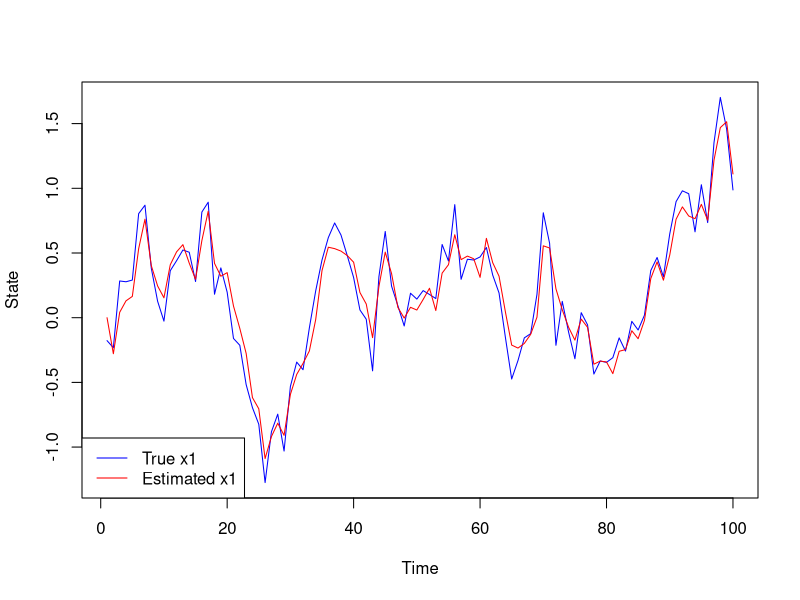

Generate this figure with R:
set.seed(123) # For reproducibility
T <- 100 # Number of time steps
phi <- 0.9 # AR coefficient for x1

# Correctly generate AR(1) process for x1 using base R filter function
x1 <- stats::filter(rnorm(T, sd = sqrt(0.1)), phi, method = "recursive") 

alpha <- cumsum(rnorm(T, sd = sqrt(0.02))) # Random walk for alpha
# Ensure x2 is calculated correctly by adjusting dimensions
x2 <- 0.1 + alpha[-T] * x1[-length(x1)] + rnorm(T-1, sd = sqrt(0.1)) 
x2 <- c(0, x2) # Prepend initial value to align dimensions if necessary

# Construct observations with noise for both x1 and x2
y <- rbind(x1 + rnorm(T, sd = 0.1), x2 + rnorm(T, sd = 0.1))

# Placeholder for EKF implementation - the rest of the implementation would follow as before

# Note: Ensure the rest of your EKF implementation and data handling logic accounts for the corrected x1 and x2 dimensions


# Initialize
xhat <- matrix(0, nrow = 3, ncol = T) # State estimates
P <- array(0, dim = c(3, 3, T)) # Covariance estimates
P[,,1] <- diag(3) # Initial covariance estimate
Q <- diag(c(0.1, 0.1, 0.02)) # Process noise covariance
R <- diag(2) * 0.1 # Observation noise covariance
H <- matrix(c(1,0,0, 0,1,0), nrow = 2, byrow = TRUE) # Observation matrix

# EKF
for (t in 2:T) {
  # Prediction
  A <- matrix(c(1,0,0, 0,1,xhat[1,t-1], 0,0,1), nrow = 3) # State transition matrix
  xhat_pred <- A %*% xhat[,t-1]
  P_pred <- A %*% P[,,t-1] %*% t(A) + Q
  
  # Update
  K <- P_pred %*% t(H) %*% solve(H %*% P_pred %*% t(H) + R)
  xhat[,t] <- xhat_pred + K %*% (y[,t] - H %*% xhat_pred)
  P[,,t] <- (diag(3) - K %*% H) %*% P_pred
}

# Visualization
plot(x1, type = 'l', col = 'blue', ylim = range(c(xhat[1,], x1)), ylab = 'State', xlab = 'Time')
lines(xhat[1,], col = 'red')
legend('bottomleft', legend = c('True x1', 'Estimated x1'), col = c('blue', 'red'), lty = 1)
